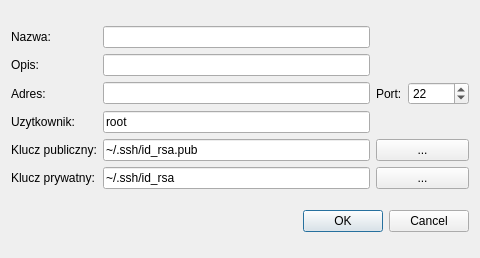
<?xml version="1.0" encoding="UTF-8"?>
<ui version="4.0">
 <class>DialogAddServer</class>
 <widget class="QDialog" name="DialogAddServer">
  <property name="geometry">
   <rect>
    <x>0</x>
    <y>0</y>
    <width>480</width>
    <height>258</height>
   </rect>
  </property>
  <property name="windowTitle">
   <string>Dialog</string>
  </property>
  <layout class="QVBoxLayout" name="verticalLayout">
   <item>
    <layout class="QGridLayout" name="gridLayout">
     <item row="0" column="0">
      <widget class="QLabel" name="label">
       <property name="text">
        <string>Nazwa:</string>
       </property>
      </widget>
     </item>
     <item row="0" column="1">
      <widget class="QLineEdit" name="leName"/>
     </item>
     <item row="1" column="0">
      <widget class="QLabel" name="label_2">
       <property name="text">
        <string>Opis:</string>
       </property>
      </widget>
     </item>
     <item row="3" column="0">
      <widget class="QLabel" name="label_3">
       <property name="text">
        <string>Adres:</string>
       </property>
      </widget>
     </item>
     <item row="3" column="1">
      <widget class="QLineEdit" name="leAddr"/>
     </item>
     <item row="3" column="2">
      <widget class="QLabel" name="label_4">
       <property name="text">
        <string>Port:</string>
       </property>
      </widget>
     </item>
     <item row="3" column="3">
      <widget class="QSpinBox" name="sbPort">
       <property name="minimum">
        <number>1</number>
       </property>
       <property name="maximum">
        <number>65535</number>
       </property>
       <property name="value">
        <number>22</number>
       </property>
      </widget>
     </item>
     <item row="4" column="0">
      <widget class="QLabel" name="label_7">
       <property name="text">
        <string>Uzytkownik:</string>
       </property>
      </widget>
     </item>
     <item row="4" column="1">
      <widget class="QLineEdit" name="leUser">
       <property name="text">
        <string>root</string>
       </property>
      </widget>
     </item>
     <item row="5" column="0">
      <widget class="QLabel" name="label_5">
       <property name="text">
        <string>Klucz publiczny:</string>
       </property>
      </widget>
     </item>
     <item row="5" column="1">
      <widget class="QLineEdit" name="leKey1">
       <property name="text">
        <string>~/.ssh/id_rsa.pub</string>
       </property>
      </widget>
     </item>
     <item row="5" column="2" colspan="2">
      <widget class="QPushButton" name="bntSelectKey1">
       <property name="text">
        <string>...</string>
       </property>
      </widget>
     </item>
     <item row="6" column="0">
      <widget class="QLabel" name="label_6">
       <property name="text">
        <string>Klucz prywatny:</string>
       </property>
      </widget>
     </item>
     <item row="6" column="1">
      <widget class="QLineEdit" name="leKey2">
       <property name="text">
        <string>~/.ssh/id_rsa</string>
       </property>
      </widget>
     </item>
     <item row="6" column="2" colspan="2">
      <widget class="QPushButton" name="bntSelectKey2">
       <property name="text">
        <string>...</string>
       </property>
      </widget>
     </item>
     <item row="1" column="1">
      <widget class="QLineEdit" name="leDesc"/>
     </item>
    </layout>
   </item>
   <item>
    <widget class="QDialogButtonBox" name="buttonBox">
     <property name="orientation">
      <enum>Qt::Horizontal</enum>
     </property>
     <property name="standardButtons">
      <set>QDialogButtonBox::Cancel|QDialogButtonBox::Ok</set>
     </property>
    </widget>
   </item>
  </layout>
 </widget>
 <tabstops>
  <tabstop>leName</tabstop>
  <tabstop>leDesc</tabstop>
  <tabstop>leAddr</tabstop>
  <tabstop>sbPort</tabstop>
  <tabstop>leUser</tabstop>
  <tabstop>leKey1</tabstop>
  <tabstop>bntSelectKey1</tabstop>
  <tabstop>leKey2</tabstop>
  <tabstop>bntSelectKey2</tabstop>
  <tabstop>buttonBox</tabstop>
 </tabstops>
 <resources/>
 <connections>
  <connection>
   <sender>buttonBox</sender>
   <signal>accepted()</signal>
   <receiver>DialogAddServer</receiver>
   <slot>accept()</slot>
   <hints>
    <hint type="sourcelabel">
     <x>248</x>
     <y>254</y>
    </hint>
    <hint type="destinationlabel">
     <x>157</x>
     <y>274</y>
    </hint>
   </hints>
  </connection>
  <connection>
   <sender>buttonBox</sender>
   <signal>rejected()</signal>
   <receiver>DialogAddServer</receiver>
   <slot>reject()</slot>
   <hints>
    <hint type="sourcelabel">
     <x>316</x>
     <y>260</y>
    </hint>
    <hint type="destinationlabel">
     <x>286</x>
     <y>274</y>
    </hint>
   </hints>
  </connection>
 </connections>
</ui>
